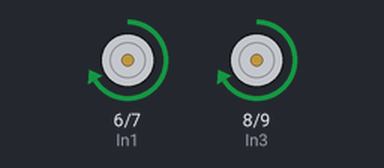
Recording of a sketch running on a simulated Arduino Uno, built with avr-gcc and run on an emulated ATmega328P. Parts: motor-driver pin pairs drawn as motors (green arrow = first pin HIGH = forward, orange = second pin HIGH = backward, longer = more drive, scaled by the enable pin).

Above: at 0.5 s.
At 3.5 s:
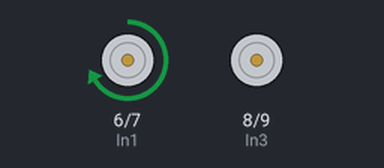
At 6.5 s:
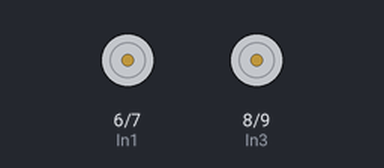
At 10.5 s:
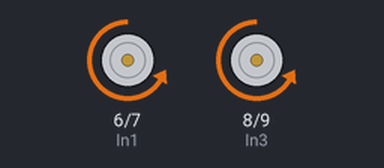
Timing chart, 0 to 11.7 s (numbered marks = the images above):
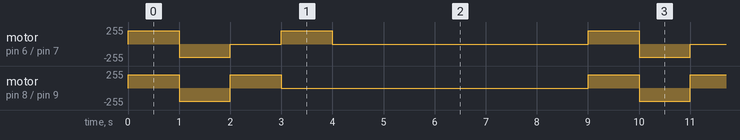

Measured:
- by itself, motor on pin 8 (In3) / pin 9 (In4): repeats every 9.0 s: backward 200/255 1.0 s, forward 200/255 1.0 s, stopped 6.0 s, forward 200/255 1.0 s
- by itself, motor on pin 6 (In1) / pin 7 (In2): repeats every 9.0 s: backward 200/255 1.0 s, stopped 1.0 s, forward 200/255 1.0 s, stopped 5.0 s, forward 200/255 1.0 s

The sketch:

Arduino+IR_car.ino
```cpp
#include <IRremote.h>

const int ENA = 5;
const int ENB = 10;
const int In1 = 6;
const int In2 = 7;
const int In3 = 8;
const int In4 = 9;

int irReceiver = 2;
IRrecv irrecv(irReceiver);
decode_results results;

void setup() {
  Serial.begin(9600);
  irrecv.enableIRIn();
  pinMode(ENA, OUTPUT);
  pinMode(ENB, OUTPUT);
  pinMode(In1, OUTPUT);
  pinMode(In2, OUTPUT);
  pinMode(In3, OUTPUT);
  pinMode(In4, OUTPUT);
}

void IRaction(int IRcode)
{
     switch(IRcode)
     {
       case 0xFF629D:
         Goahead();
         break;
       case 0xFFA857:
         Goback();
         break;
       case 0xFF22DD:
         Goleft();
         break;
       case 0xFFC23D:
         Goright();
         break;
       case 0xFF02FD:
         Carstop();
         break;
     }
}

void Goahead(){
  digitalWrite(In1,HIGH);
  digitalWrite(In2,LOW);
  digitalWrite(In3,HIGH);
  digitalWrite(In4,LOW);

  analogWrite(ENA,200);
  analogWrite(ENB,200);
}

void Goback(){
  digitalWrite(In1,LOW);
  digitalWrite(In2,HIGH);
  digitalWrite(In3,LOW);
  digitalWrite(In4,HIGH);

  analogWrite(ENA,200);
  analogWrite(ENB,200);
}

void Goleft(){
  digitalWrite(In1,LOW);
  digitalWrite(In2,LOW);
  digitalWrite(In3,HIGH);
  digitalWrite(In4,LOW);

  analogWrite(ENA,200);
  analogWrite(ENB,200);
}

void Goright(){
  digitalWrite(In1,HIGH);
  digitalWrite(In2,LOW);
  digitalWrite(In3,LOW);
  digitalWrite(In4,LOW);

  analogWrite(ENA,200);
  analogWrite(ENB,200);
}

void Carstop(){
  digitalWrite(In1,LOW);
  digitalWrite(In2,LOW);
  digitalWrite(In3,LOW);
  digitalWrite(In4,LOW);

  analogWrite(ENA,0);
  analogWrite(ENB,0);
}

void loop()
{
  Goahead();
  delay(1000);
  Goback();
  delay(1000);
  Goleft();
  delay(1000);
  Goright();
  delay(1000);
  Carstop();
  delay(5000);
}
```
